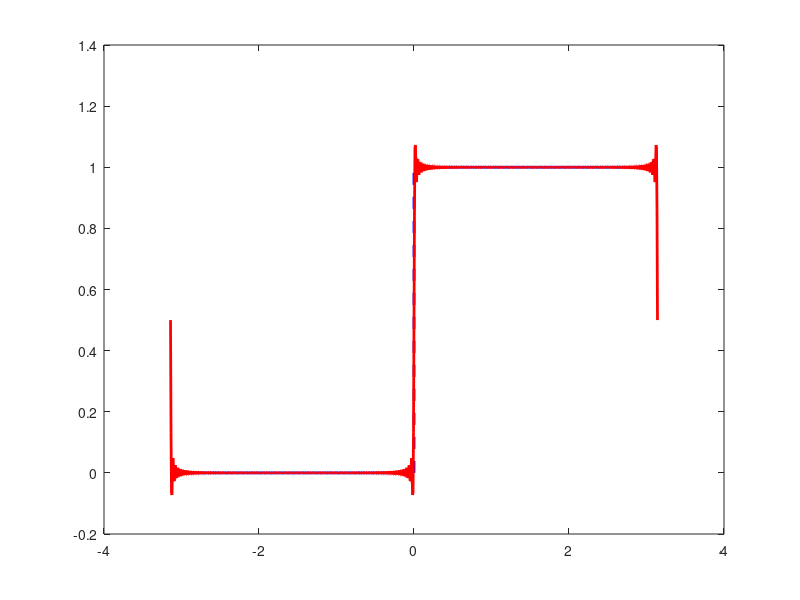

MATLAB code for this plot:
%Show Fourier series approximation for continuous vs discontinuous

%% Continuous function
clear; close all; clc

x = linspace(-pi,pi,1001);
y = x.^2;

plot(x,y,'b','Linewidth',2)

%% Plot Nth partial sum of Fourier Series
N = 10;
clf
plot(x,y,'b','Linewidth',2)
hold on

yN = pi^2/3*ones(size(x));
for k = 1:N
    yN = yN + (-1)^k*4/(k^2)*cos(k*x);
end
plot(x,yN,'r','Linewidth',2)

%% Discontinuous function
clear; close all; clc

x = linspace(-pi,pi,1001);
y = (x > 0);

plot(x(1:501),y(1:501),'b','Linewidth',2)
hold on
plot([0 0],[0 1],'--b','Linewidth',2)
plot(x(502:1000),y(502:1000),'b','Linewidth',2)
axis([-4 4 -.2 1.2])

%% Plot Nth partial sum of Fourier Series
N = 100;
clf
plot(x(1:501),y(1:501),'b','Linewidth',2)
hold on
plot([0 0],[0 1],'--b','Linewidth',2)
plot(x(502:1000),y(502:1000),'b','Linewidth',2)

yN = 1/2*ones(size(x));
for k = 1:N
    yN = yN + 2/((2*k-1)*pi)*sin((2*k-1)*x);
end
plot(x,yN,'r','Linewidth',2)